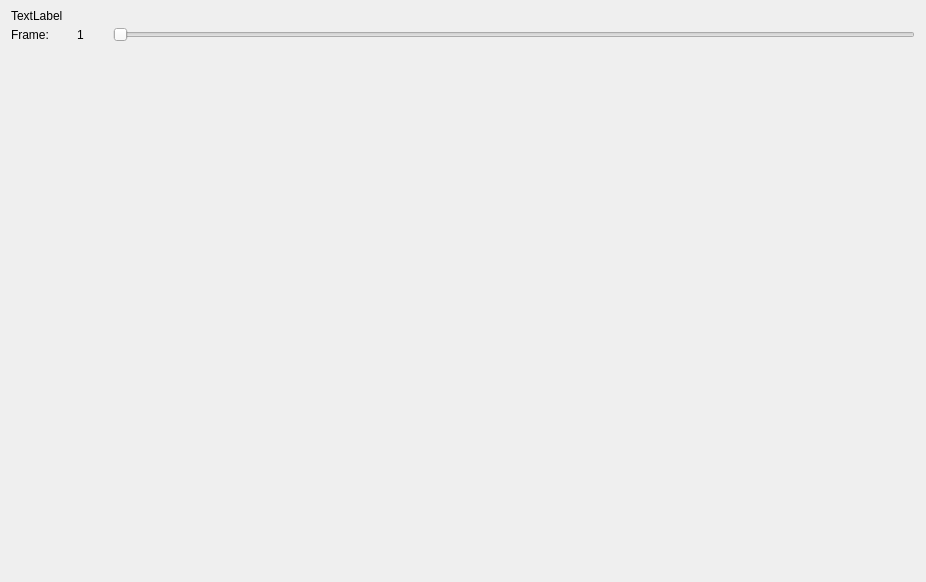
<?xml version="1.0" encoding="UTF-8"?>
<ui version="4.0">
 <class>FramesWindow</class>
 <widget class="QDialog" name="FramesWindow">
  <property name="geometry">
   <rect>
    <x>0</x>
    <y>0</y>
    <width>926</width>
    <height>582</height>
   </rect>
  </property>
  <property name="windowTitle">
   <string>Dialog</string>
  </property>
  <layout class="QVBoxLayout" name="verticalLayout_2">
   <item>
    <widget class="QLabel" name="sizelabel">
     <property name="sizePolicy">
      <sizepolicy hsizetype="Minimum" vsizetype="Minimum">
       <horstretch>0</horstretch>
       <verstretch>0</verstretch>
      </sizepolicy>
     </property>
     <property name="maximumSize">
      <size>
       <width>16777215</width>
       <height>10</height>
      </size>
     </property>
     <property name="text">
      <string>TextLabel</string>
     </property>
    </widget>
   </item>
   <item>
    <layout class="QVBoxLayout" name="verticalLayout">
     <item>
      <layout class="QHBoxLayout" name="horizontalLayout">
       <property name="sizeConstraint">
        <enum>QLayout::SetDefaultConstraint</enum>
       </property>
       <item>
        <widget class="QLabel" name="label">
         <property name="sizePolicy">
          <sizepolicy hsizetype="Minimum" vsizetype="Minimum">
           <horstretch>1</horstretch>
           <verstretch>1</verstretch>
          </sizepolicy>
         </property>
         <property name="maximumSize">
          <size>
           <width>60</width>
           <height>16777215</height>
          </size>
         </property>
         <property name="text">
          <string>Frame:</string>
         </property>
        </widget>
       </item>
       <item>
        <widget class="QLabel" name="CurrentFrame">
         <property name="minimumSize">
          <size>
           <width>30</width>
           <height>0</height>
          </size>
         </property>
         <property name="text">
          <string>1</string>
         </property>
        </widget>
       </item>
       <item>
        <widget class="QSlider" name="Frame2Show">
         <property name="orientation">
          <enum>Qt::Horizontal</enum>
         </property>
        </widget>
       </item>
      </layout>
     </item>
     <item>
      <widget class="QCustomPlot" name="FramePlot" native="true">
       <property name="sizePolicy">
        <sizepolicy hsizetype="Expanding" vsizetype="Expanding">
         <horstretch>0</horstretch>
         <verstretch>0</verstretch>
        </sizepolicy>
       </property>
      </widget>
     </item>
    </layout>
   </item>
  </layout>
 </widget>
 <customwidgets>
  <customwidget>
   <class>QCustomPlot</class>
   <extends>QWidget</extends>
   <header location="global">../../qcustomplot.h</header>
   <container>1</container>
  </customwidget>
 </customwidgets>
 <resources/>
 <connections/>
</ui>
